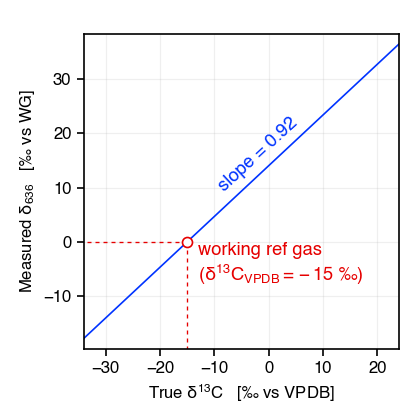

This chart was generated by the following Python code:
from co2stdz import *
from pylab import *

style.use('mydefault.mplstyle')

DELTA_SLOPE = 0.92
DELTA_OF_WG = -15

f = lambda x: ((1 + x/1000) / (1 + DELTA_OF_WG/1000) - 1) * DELTA_SLOPE * 1000

fig = figure(figsize = (3.5, 3.5))
subplots_adjust(.2, .17, .95, .92)

scolor = (0,.2,1)
wgcolor = (0.9,0,0)

X = array([-34, 24])
x1, x2 = X
x0 = (x1 + x2)/2
h = x2 - x1
Y = f(X)
plot(X, Y, '-', lw = 1, color = scolor)

# X = linspace(-30, 10, 5)
# Y = ((1 + X/1000) / (1 + DELTA_OF_WG/1000) - 1) * DELTA_SLOPE * 1000
# plot(X, Y, 'wo', mec = 'r', mew = 1)

plot([DELTA_OF_WG]*2, [0, -1000], '-', dashes = (3,3), lw = 0.8, color = wgcolor)
plot([DELTA_OF_WG, -1000], [0, 0], '-', dashes = (3,3), lw = 0.8, color = wgcolor)

plot(DELTA_OF_WG, 0, 'wo', mec = wgcolor, mew = 1)
text(DELTA_OF_WG + 2, 0, f'working ref gas\n($δ^{{13}}C_{{VPDB}} = {str(DELTA_OF_WG)}$ ‰)', color = wgcolor, size = 11, va = 'top', ha = 'left')
text(0, f(0), f'slope = {str(DELTA_SLOPE)}\n', color = scolor, size = 11, va = 'center', ha = 'center', rotation = atan(DELTA_SLOPE)/pi*180, linespacing = 2)

axis([x1, x2, f(x0)-h/2, f(x0)+h/2])
xlabel('True $δ^{13}C$   [‰ vs VPDB]')
ylabel('Measured $δ_{636}$   [‰ vs WG]')
savefig('stdz_plot.png', dpi = 120)
close(fig)
